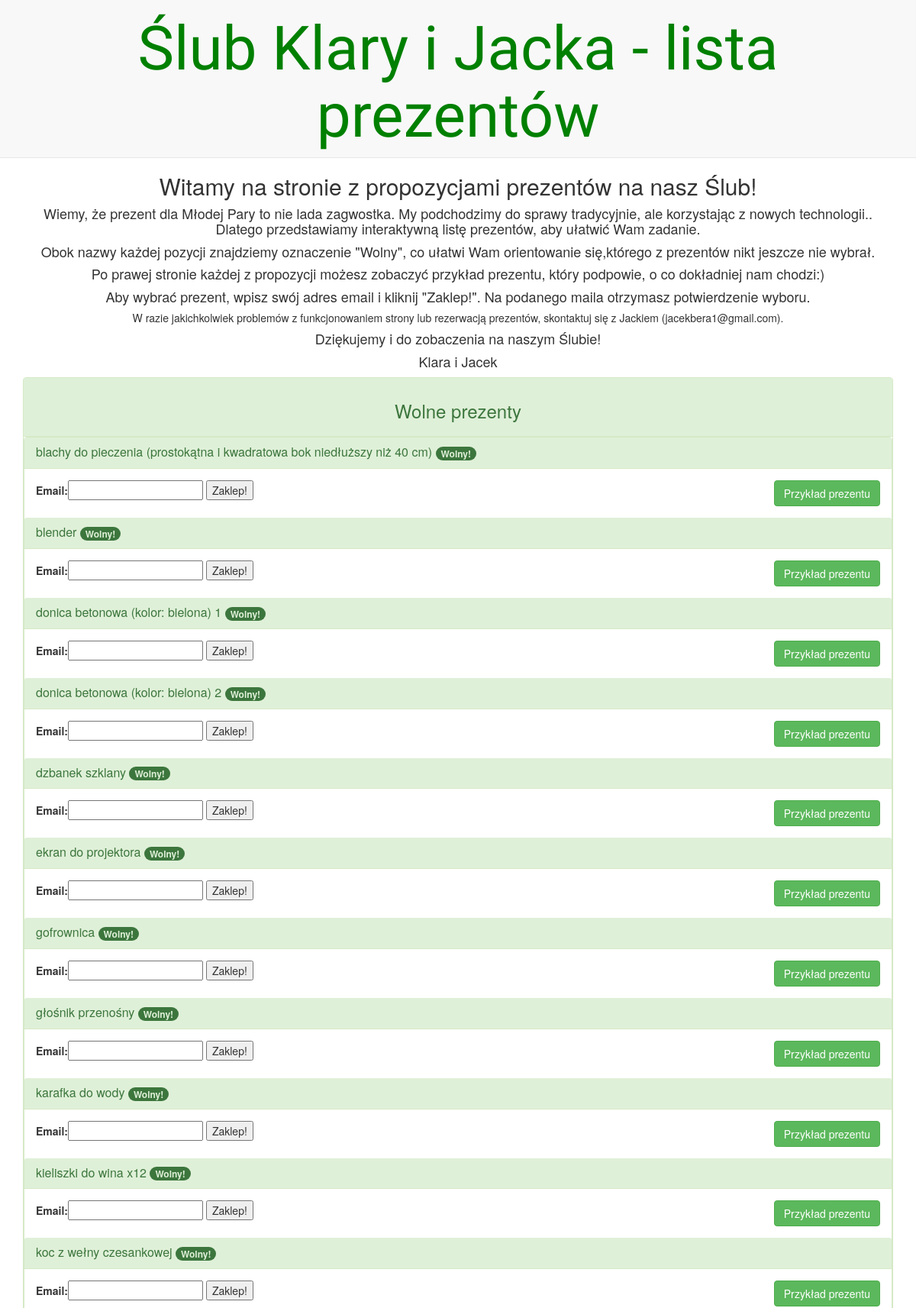
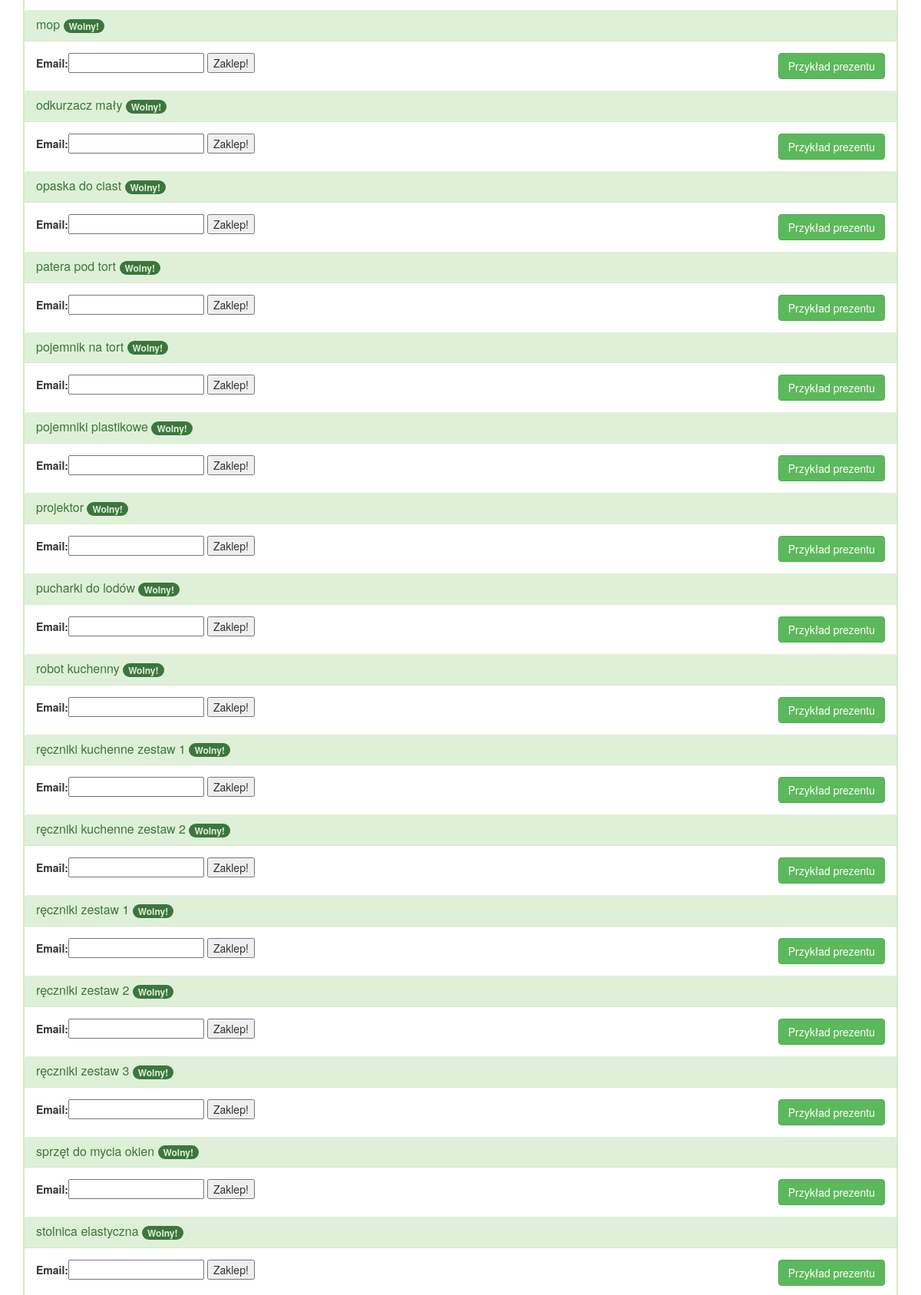
The page / (upper part) on the database its author committed (2 pictures, top to bottom).
### main_app/models.py (models this page shows, shortened)
class Gift(models.Model):
    name = models.CharField(max_length=100)
    link = models.URLField(max_length=300)
    email = models.EmailField(blank=True, default='')
    occupied = models.BooleanField(default=0)

### main_app/views.py (the view)
# urls.py: url(r'^$', views.index),
def index(request):
    gifts = Gift.objects.all()
    form_class = ContactForm
    if request.method == 'POST':
        print('lolex')
    return render(request, 'index.html', {'gifts': gifts,
                                          'form': form_class})

### main_app/templates/index.html (shortened to what this page needs)
{% load staticfiles %}
<!DOCTYPE html>
<html lang="pl">
   <head>
      <link href="{% static 'bootstrap.min.css' %}"
         rel="stylesheet">
      <link href="{% static 'style.css' %}"
         rel="stylesheet">
   </head>
   <body>
      <nav class="navbar navbar-default navbar-static-top text-center">
         <h1>Ślub Klary i Jacka - lista prezentów</h1>
      </nav>
      <div class="text-center"><h2>Witamy na stronie z propozycjami prezentów na nasz Ślub!</h2>
         <h4>Wiemy, że prezent dla Młodej Pary to nie lada zagwostka. My podchodzimy do sprawy tradycyjnie, ale korzystając z nowych technologii..
         <p>Dlatego przedstawiamy interaktywną listę prezentów, aby ułatwić Wam zadanie.
         <p>Obok nazwy każdej pozycji znajdziemy oznaczenie "Wolny", co ułatwi Wam orientowanie się,którego z prezentów nikt jeszcze nie wybrał.
         <p>Po prawej stronie każdej z propozycji możesz zobaczyć przykład prezentu, który podpowie, o co dokładniej nam chodzi:)
         <p>Aby wybrać prezent, wpisz swój adres email i kliknij "Zaklep!". Na podanego maila otrzymasz potwierdzenie wyboru.</h4>
         <h5>W razie jakichkolwiek problemów z funkcjonowaniem strony lub rezerwacją prezentów, skontaktuj się z Jackiem (jacekbera1@gmail.com).</h5>
            <h4>Dziękujemy i do zobaczenia na naszym Ślubie!</h4>
      <h4>Klara i Jacek</h4></div>
      <main class="container" role="main">
         <div class="gift panel panel-success">
            <div class="panel-heading text-center"><h3>Wolne prezenty</h3></div>
            <div class="gift panel panel-success">
            {% for gift in gifts|dictsort:"name" %}
            {% if gift.occupied == 0 %}
               <div class="panel-heading">
                  <h3 class="panel-title"> {{ gift.name }} <span class="badge badge-success">Wolny!</span> </h3>
               </div>
               <div class="panel-body">
                  <a class="btn btn-success pull-right" href="{{ gift.link }}" target="_blank">Przykład prezentu</a>
                  <form role="form" action="" method="POST" id="{{ gift.id }}" data-id="{{ gift.id }}">
                     {{ form }}
                     <button id="submit" data-id="{{ gift.id }}"
                             type="submit" >Zaklep!</button>
                  </form>
               </div>
            {% endif %}
            {% endfor %}
         </div>
         </div>
      </main>
   </body>
</html>

### main_app/static/style.css (style rules this page uses)
h1 { color: green; }

### main_app/templates/index.html (style rules this page uses)
h1 { font-family: 'Amatic SC';font-size: 80px; }

### rows shown on the page
Gift: name "blachy do pieczenia (prostokątna i kwadratowa bok niedłuższy niż 40 cm)"
Gift: name "blender"
Gift: name "donica betonowa (kolor: bielona) 1"
Gift: name "donica betonowa (kolor: bielona) 2"
Gift: name "dzbanek szklany"
Gift: name "ekran do projektora"
Gift: name "gofrownica"
Gift: name "głośnik przenośny"
Gift: name "karafka do wody"
Gift: name "kieliszki do wina x12"
Gift: name "koc z wełny czesankowej"
Gift: name "mop"
Gift: name "odkurzacz mały"
Gift: name "opaska do ciast"
Gift: name "patera pod tort"
Gift: name "pojemnik na tort"
Gift: name "pojemniki plastikowe"
Gift: name "projektor"
Gift: name "pucharki do lodów"
Gift: name "robot kuchenny"
Gift: name "ręczniki kuchenne zestaw 1"
Gift: name "ręczniki kuchenne zestaw 2"
Gift: name "ręczniki zestaw 1"
Gift: name "ręczniki zestaw 2"
Gift: name "ręczniki zestaw 3"
Gift: name "sprzęt do mycia okien"
Gift: name "stolnica elastyczna"
